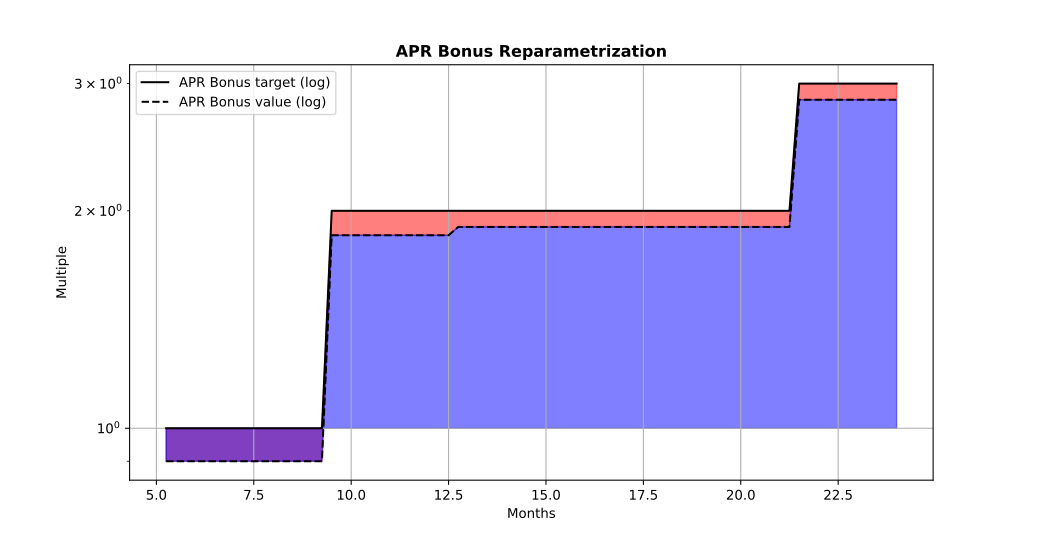

Write Python code to recreate this figure.
#!/usr/bin/env -S ipython --matplotlib=auto

#%%
import matplotlib.pyplot as pp
import numpy as np
import os

path = os.path.dirname(os.path.abspath(__file__))
path = os.path.join(path, 'apr+of.3.txt')
data = np.genfromtxt(path)
tgts = data[:,2] / 20
aprs = data[:,1] / 20
idxs = data[:,0] / 4
ones = np.ones(data.shape[0])

pp.semilogy(idxs, tgts, color='black')
pp.semilogy(idxs, aprs, color='black', linestyle='--')
pp.fill_between(idxs, tgts, aprs, where=tgts>=0, color='r', alpha=0.5)
pp.fill_between(idxs, aprs, ones, where=aprs>=0, color='b', alpha=0.5)

pp.title('APR Bonus Reparametrization', fontweight='bold')
pp.legend(['APR Bonus target (log)', 'APR Bonus value (log)'])
pp.ylabel('Multiple')
pp.xlabel('Months')
pp.grid()

#%%
if __name__ == '__main__':
    pp.show(block=True)
